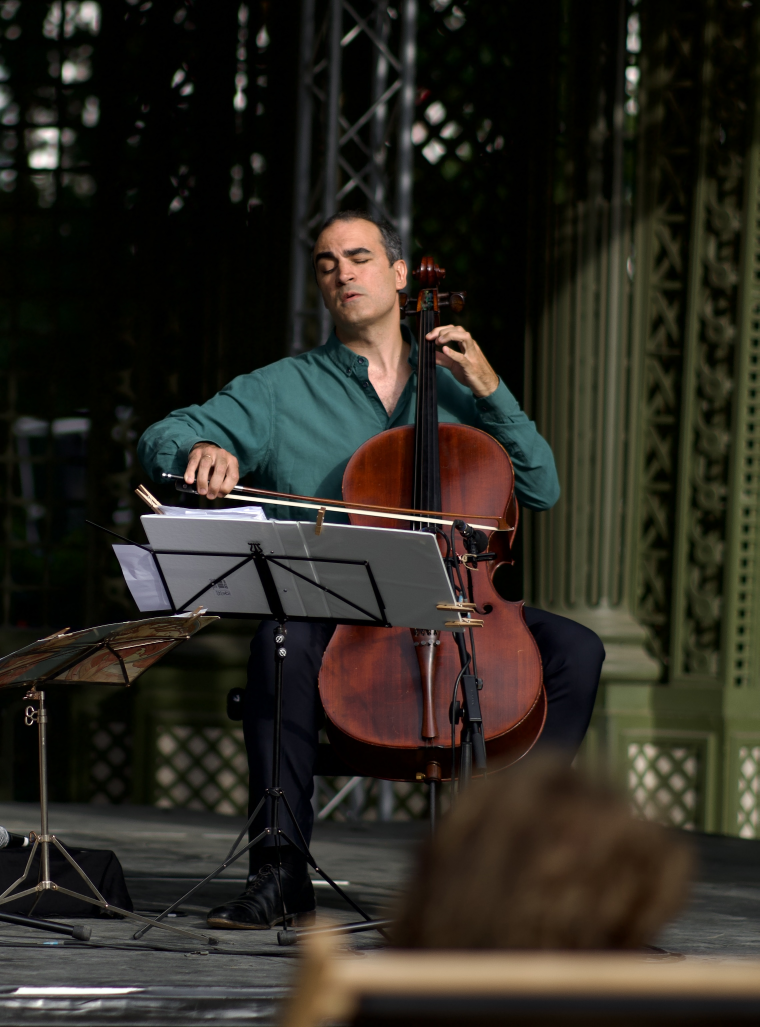
#> input picture src/lib/assets/work/cordes-funambules/DSC00990.jpg, 2278 x 3081 px (shown at 1/3 size)
$ python process_images_optimized.py
#> lines starting #> are read from the running program, lines starting #| are printed output that depends on the picture
import os
from PIL import Image
import glob
import time

# Configuration
INPUT_DIR = 'src/lib/assets/work'
SIZES = {
    'sm': 800,
    'md': 1600
}
BLUR_SIZE = 20
QUALITY = 80

def format_size(bytes):
#> called with bytes = 1249668
    for unit in ['B', 'KB', 'MB', 'GB']:
        if bytes < 1024:
            return f"{bytes:.2f} {unit}"
        bytes /= 1024

def optimize_images():
    start_time = time.time()
    print(f"🚀 Starting image optimization in {INPUT_DIR}...")

    # Supported extensions
    extensions = ['*.jpg', '*.jpeg', '*.png']
    image_paths = []
    for ext in extensions:
        image_paths.extend(glob.glob(os.path.join(INPUT_DIR, '**', ext), recursive=True))

    stats = {
        'count': 0,
        'original_size': 0,
        'optimized_size': 0,
        'skipped': 0,
        'errors': 0
    }

    for path in image_paths:
        # Skip already optimized images
        if any(f"_{suffix}." in path for suffix in ['sm', 'md', 'blur']):
            continue

        orig_size = os.path.getsize(path)
        stats['original_size'] += orig_size

        print(f"📦 Processing: {os.path.basename(path)} ({format_size(orig_size)})")
        file_optimized_size = 0

        try:
            with Image.open(path) as img:
#> img is the input picture: PIL image 2278x3081 RGB; mean R, G, B 44.6, 41.1, 33.6
                base_path = os.path.splitext(path)[0]

                # 1. Generate Responsive Sizes (WebP)
                for suffix, width in SIZES.items():
                    out_path = f"{base_path}_{suffix}.webp"

                    # Calculate height maintaining aspect ratio
                    w_percent = (width / float(img.size[0]))
                    h_size = int((float(img.size[1]) * float(w_percent)))

                    resized = img.resize((width, h_size), Image.Resampling.LANCZOS)

                    save_kwargs = {'quality': QUALITY}
                    if 'icc_profile' in img.info:
                        save_kwargs['icc_profile'] = img.info['icc_profile']

                    resized.save(out_path, 'WEBP', **save_kwargs)

                    s = os.path.getsize(out_path)
                    file_optimized_size += s
                    print(f"   ✅ {suffix.upper()}: {format_size(s)}")
#> this loop made 2 passes
#> pass 1, in optimize_images, `resized = img.resize((width, h_size), Image.Resampling.LANCZOS)`:
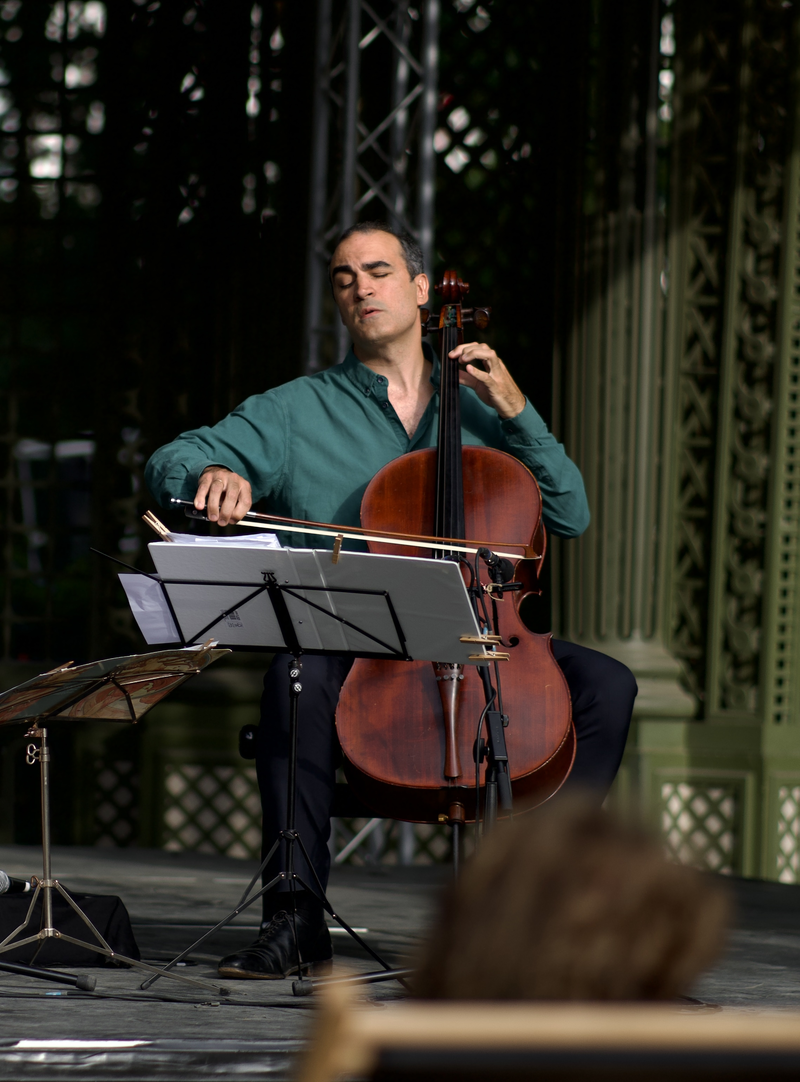
#> resized: PIL image 800x1082 RGB; mean R, G, B 44.6, 41.2, 33.6
#> after the loop, file_optimized_size = 185580

                # 2. Generate Blur Placeholder (Tiny WebP)
                blur_path = f"{base_path}_blur.webp"
                w_percent = (BLUR_SIZE / float(img.size[0]))
#> w_percent = 0.00878
                h_size = int((float(img.size[1]) * float(w_percent)))
#> h_size = 27

                blur_img = img.resize((BLUR_SIZE, h_size), Image.Resampling.LANCZOS)
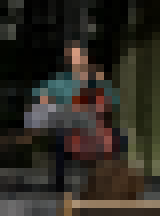
#> blur_img: PIL image 20x27 RGB (shown 8 times larger); mean R, G, B 44.8, 41.3, 33.8

                blur_kwargs = {'quality': 10}
                if 'icc_profile' in img.info:
                    blur_kwargs['icc_profile'] = img.info['icc_profile']

                blur_img.save(blur_path, 'WEBP', **blur_kwargs)

                s = os.path.getsize(blur_path)
                file_optimized_size += s
#> file_optimized_size = 186274
                print(f"   ✅ BLUR: {format_size(s)}")

                stats['optimized_size'] += file_optimized_size
                stats['count'] += 1

                savings = orig_size - file_optimized_size
#> savings = 1063394
                pct = (savings / orig_size) * 100
#> pct = 85.09
                print(f"   📉 Saved {format_size(savings)} ({pct:.1f}%)")
#> the loop in format_size, `for unit in ['B', 'KB', 'MB', 'GB']:` made 3 passes
#> bytes on passes 1 to 2: 1038.5, 1.01
#> after the loop in format_size, `for unit in ['B', 'KB', 'MB', 'GB']:`: bytes = 1.01
#|    📉 Saved 1.01 MB (85.1%)

        except Exception as e:
            print(f"   ❌ Error processing {path}: {e}")
            stats['errors'] += 1

    duration = time.time() - start_time

    print("\n" + "="*40)
    print("✨ OPTIMIZATION SUMMARY")
    print("="*40)
    print(f"📸 Images processed:  {stats['count']}")
#| 📸 Images processed:  1
    print(f"📁 Total original:    {format_size(stats['original_size'])}")
#| 📁 Total original:    1.19 MB
    print(f"💎 Total optimized:   {format_size(stats['optimized_size'])}")
#| 💎 Total optimized:   181.91 KB

    if stats['original_size'] > 0:
        total_savings = stats['original_size'] - stats['optimized_size']
#> total_savings = 1063394
        total_pct = (total_savings / stats['original_size']) * 100
#> total_pct = 85.09
        print(f"📉 Total saved:       {format_size(total_savings)} ({total_pct:.1f}%)")
#> after the loop in format_size, `for unit in ['B', 'KB', 'MB', 'GB']:`: bytes = 1.01
#| 📉 Total saved:       1.01 MB (85.1%)

    print(f"⏱️  Time taken:        {duration:.1f} seconds")
    if stats['errors'] > 0:
        print(f"⚠️  Errors:             {stats['errors']}")
    print("="*40)

if __name__ == "__main__":
    optimize_images()
